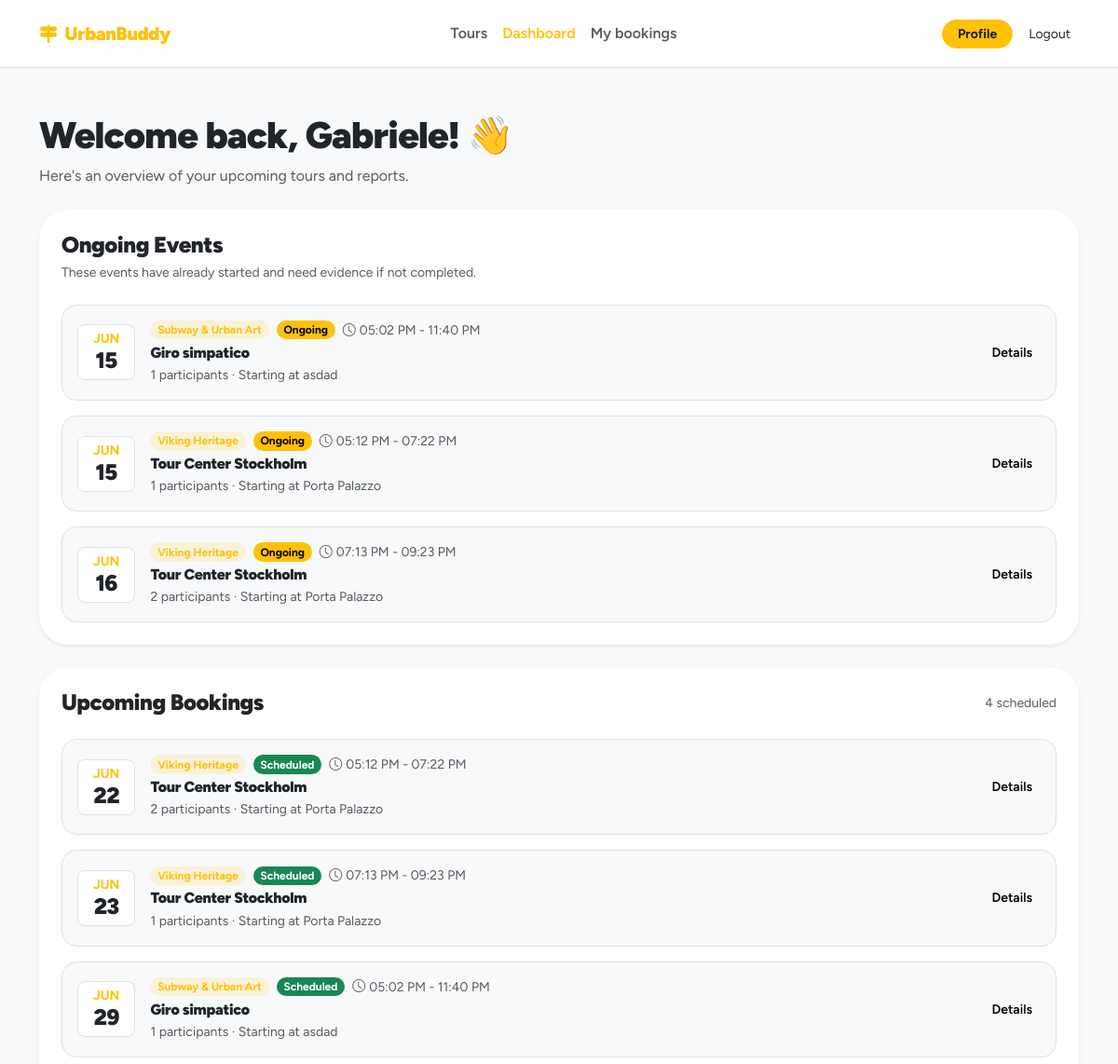
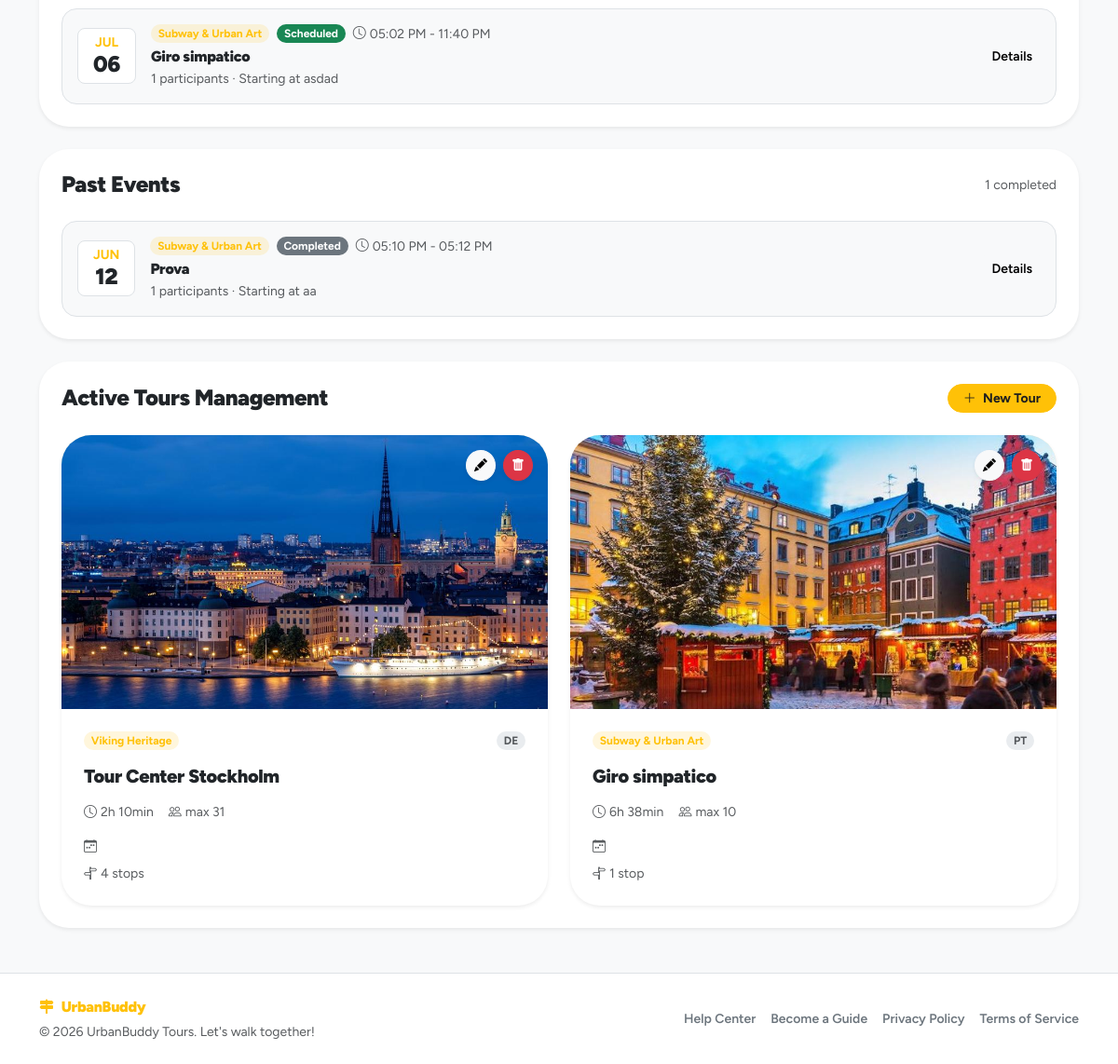
Page /dashboard (signed in) on the committed database (2 pictures, top to bottom).
### tables this page shows
CREATE TABLE "users" (
	"id"	TEXT,
	"email"	TEXT NOT NULL UNIQUE,
	"password_hash"	TEXT NOT NULL,
	"first_name"	TEXT NOT NULL,
	"last_name"	TEXT NOT NULL,
	"username"	TEXT NOT NULL,
	"role"	BLOB NOT NULL CHECK("role" IN ('guide', 'participant', 'admin')),
	"created_at"	TEXT DEFAULT CURRENT_TIMESTAMP,
	"updated_at"	TEXT DEFAULT CURRENT_TIMESTAMP,
	"profile_photo"	TEXT,
	PRIMARY KEY("id")
);

CREATE TABLE themes (
    id INTEGER PRIMARY KEY AUTOINCREMENT, -- Manteniamo autoincrement (Tabella di dominio)
    name TEXT UNIQUE NOT NULL,
	slug TEXT UNIQUE NOT NULL,
    icon TEXT,
    created_at TEXT DEFAULT CURRENT_TIMESTAMP
, primary_color TEXT DEFAULT '#ffc107');

CREATE TABLE tours (
    id TEXT PRIMARY KEY,  -- UUID
    guide_id TEXT NOT NULL, -- FK verso UUID
    theme_id INTEGER NOT NULL,
    language_id INTEGER NOT NULL,
    title TEXT NOT NULL,
    description TEXT NOT NULL,
    meeting_point TEXT NOT NULL,
    duration INTEGER NOT NULL,
    max_participants INTEGER NOT NULL,
    is_deleted INTEGER DEFAULT 0 CHECK(is_deleted IN (0, 1)),
    created_at TEXT DEFAULT CURRENT_TIMESTAMP,
    updated_at TEXT DEFAULT CURRENT_TIMESTAMP,
    FOREIGN KEY (guide_id) REFERENCES users(id) ON DELETE CASCADE,
    FOREIGN KEY (theme_id) REFERENCES themes(id) ON DELETE RESTRICT,
    FOREIGN KEY (language_id) REFERENCES languages(id) ON DELETE RESTRICT
);

CREATE TABLE tour_events (
    id TEXT PRIMARY KEY, -- UUID
    tour_id TEXT NOT NULL, -- FK verso UUID
    event_date TEXT NOT NULL,
    start_time TEXT NOT NULL,
    status TEXT NOT NULL DEFAULT 'scheduled' CHECK(status IN ('scheduled', 'cancelled', 'completed')),
    actual_participants INTEGER,
    evidence_photo TEXT,
    created_at TEXT DEFAULT CURRENT_TIMESTAMP,
    updated_at TEXT DEFAULT CURRENT_TIMESTAMP,
    FOREIGN KEY (tour_id) REFERENCES tours(id),
    UNIQUE(tour_id, event_date)
);

CREATE TABLE tour_photos (
    id TEXT PRIMARY KEY, -- UUID
    tour_id TEXT NOT NULL, -- FK verso UUID
    filename TEXT NOT NULL,
    created_at TEXT DEFAULT CURRENT_TIMESTAMP,
    FOREIGN KEY (tour_id) REFERENCES tours(id) ON DELETE CASCADE
);

### app/guide_dashboard/routes.py (the view)
@guide_dashboard_bp.route("/dashboard", methods=["GET"])
@login_required
def dashboard():
    require_guide()
    tours = ToursDAO.list_tours_by_guide(current_user.id)
    for tour in tours:
        tour.theme = ThemesDAO.get_theme_by_id(tour.theme_id)
        tour.language = LanguagesDAO.get_language_by_id(tour.language_id)
        tour.production_photos = TourPhotosDAO.list_photos_by_tour(tour.id)
        tour.weekly_slots = TourWeeklySlotsDAO.list_slots_by_tour(tour.id)
        tour.stops = TourStopsDAO.list_stops_by_tour(tour.id)
    events = TourEventsDAO.list_events_by_guide(current_user.id)
    for event in events:
        event.tour = ToursDAO.get_tour_by_id(event.tour_id)
        if event.tour is not None:
            event.tour.theme = ThemesDAO.get_theme_by_id(event.tour.theme_id)
            event.tour.language = LanguagesDAO.get_language_by_id(event.tour.language_id)
    dashboard_event_lists = build_dashboard_event_lists(events)
    return render_template(
        "guide_dashboard/dashboard.html",
        dashboard_tours=build_dashboard_tours(tours),
        **dashboard_event_lists,
    )

### app/templates/guide_dashboard/dashboard.html (shortened to what this page needs)
{% extends "base.html" %}
{% block content %}
<section class="py-5">
    <div class="container">
        <div class="mb-4">
            <h1 class="fw-black mb-2">
                Welcome back, {{ current_user.first_name }}! 👋
            </h1>
            <p class="text-body-secondary mb-0">
                Here's an overview of your upcoming tours and reports.
            </p>
        </div>
        {% if dashboard_ongoing_events %}
            <div class="card border-0 shadow-sm rounded-5 mb-4">
                <div class="card-body p-4">
                    <div class="d-flex align-items-center justify-content-between mb-4">
                        <div>
                            <h2 class="h4 fw-black mb-1">
                                Ongoing Events
                            </h2>
                            <p class="small text-body-secondary mb-0">
                                These events have already started and need evidence if not completed.
                            </p>
                        </div>
                    </div>
                    <div class="vstack gap-3">
                        {% for event in dashboard_ongoing_events %}
                            {% include "components/booking_row.html" %}
                        {% endfor %}
                    </div>
                </div>
            </div>
        {% endif %}
        <div class="card border-0 shadow-sm rounded-5 mb-4">
            <div class="card-body p-4">
                <div class="d-flex align-items-center justify-content-between mb-4">
                    <h2 class="h4 fw-black mb-0">
                        Upcoming Bookings
                    </h2>
                    <span class="small text-body-secondary">
                        {{ dashboard_upcoming_events|length }} scheduled
                    </span>
                </div>
                {% if dashboard_upcoming_events %}
                    <div class="vstack gap-3">
                        {% for event in dashboard_upcoming_events %}
                            {% include "components/booking_row.html" %}
                        {% endfor %}
                    </div>
                {% else %}
                    <div class="text-center py-4">
                        <p class="text-body-secondary mb-0">
                            No upcoming bookings yet.
                        </p>
                    </div>
                {% endif %}
            </div>
        </div>
        <div class="card border-0 shadow-sm rounded-5 mb-4">
            <div class="card-body p-4">
                <div class="d-flex align-items-center justify-content-between mb-4">
                    <h2 class="h4 fw-black mb-0">
                        Past Events
                    </h2>
                    <span class="small text-body-secondary">
                        {{ dashboard_past_events|length }} completed
                    </span>
                </div>
                {% if dashboard_past_events %}
                    <div class="vstack gap-3">
                        {% for event in dashboard_past_events %}
                            {% include "components/booking_row.html" %}
                        {% endfor %}
                    </div>
                {% else %}
                    <div class="text-center py-4">
                        <p class="text-body-secondary mb-0">
                            Completed events will appear here.
                        </p>
                    </div>
                {% endif %}
            </div>
        </div>
        <div class="card border-0 shadow-sm rounded-5">
            <div class="card-body p-4">
                <div class="d-flex align-items-center justify-content-between mb-4">
                    <h2 class="h4 fw-black mb-0">
                        Active Tours Management
                    </h2>
                    <a href="{{ url_for('guide_dashboard.create_tour') }}" class="btn ub-btn btn-sm fw-bold rounded-pill px-3">
                        <i class="bi bi-plus-lg me-1"></i>
                        New Tour
                    </a>
                </div>
                {% if dashboard_tours %}
                    <div class="row g-4">
                        {% for tour in dashboard_tours %}
                            <div class="col-md-6">
                                {% set card_variant = "dashboard" %}
                                {% include "components/tour_card.html" %}
                            </div>
                        {% endfor %}
                    </div>
                {% else %}
                    <div class="text-center py-4">
                        <p class="text-body-secondary mb-0">
                            You have not created any tours yet.
                        </p>
                    </div>
                {% endif %}
            </div>
        </div>
    </div>
</section>
{% endblock %}

### app/templates/components/booking_row.html
<div class="border rounded-4 bg-body-tertiary p-3">
    <div class="row align-items-center g-3">
        <div class="col-auto">
            <div class="bg-white border rounded-3 text-center px-3 py-2">
                <div class="small fw-bold ub-text text-uppercase lh-1">
                    {{ event.date_month }}
                </div>
                <div class="h4 fw-black lh-1 mt-1 mb-0">
                    {{ event.date_day }}
                </div>
            </div>
        </div>
        <div class="col">
            <div class="d-flex align-items-center gap-2 flex-wrap mb-1">
                <span class="badge rounded-pill ub-badge-soft">
                    {{ event.theme }}
                </span>
                <span class="badge rounded-pill {{ event.status_class }}">
                    {{ event.status_label }}
                </span>
                <span class="small text-body-secondary">
                    <i class="bi bi-clock me-1"></i>{{ event.time_range }}
                </span>
            </div>
            <h3 class="h6 fw-black mb-1">
                {{ event.title }}
            </h3>
            <p class="small text-body-secondary mb-0">
                {{ event.participants }} participants · Starting at {{ event.meeting_point }}
            </p>
        </div>
        <div class="col-auto">
            <a
                href="{{ url_for('guide_dashboard.event_detail', event_id=event.id) }}"
                class="btn btn-light btn-sm fw-semibold"
            >
                Details
            </a>
        </div>
    </div>
</div>

### app/templates/components/tour_card.html (shortened to what this page needs)
<article class="card tour-card border-0 shadow-sm rounded-5 h-100 overflow-hidden">
    <div class="position-relative">
        <div class="ratio ratio-16x9 ub-bg-soft">
            {% if tour.cover_filename %}
                <img
                    src="{{ url_for('static', filename='uploads/tours/' ~ tour.cover_filename) }}"
                    alt="{{ tour.title }}"
                    class="object-fit-cover"
                >
            {% else %}
                <div class="d-flex align-items-center justify-content-center fs-3 fw-black ub-text">
                    {{ city_name|default("Stockholm") }}
                </div>
            {% endif %}
        </div>
        {% if card_variant is defined and card_variant == "dashboard" %}
            <div class="position-absolute top-0 end-0 m-3 d-flex gap-2">
                <a
                    href="{{ url_for('guide_dashboard.update_tour', tour_id=tour.id) }}"
                    class="btn btn-light btn-sm rounded-circle shadow-sm p-2 lh-1"
                    aria-label="Edit tour"
                >
                    <i class="bi bi-pencil-fill"></i>
                </a>
                <button
                    type="button"
                    class="btn btn-danger btn-sm rounded-circle shadow-sm p-2 lh-1"
                    data-bs-toggle="modal"
                    data-bs-target="#deleteTourModal-{{ tour.id }}"
                    aria-label="Delete tour"
                >
                    <i class="bi bi-trash-fill"></i>
                </button>
            </div>
        {% else %}
            <span class="badge rounded-pill ub-badge fw-bold position-absolute top-0 end-0 m-3">
                FREE
            </span>
        {% endif %}
    </div>
    <div class="card-body p-4">
        <div class="d-flex align-items-center justify-content-between gap-3 mb-3">
            <span class="badge rounded-pill ub-badge-soft">{{ tour.theme }}</span>
            <span class="badge rounded-pill bg-body-secondary text-body-secondary">{{ tour.language }}</span>
        </div>
        <h3 class="h5 fw-black mb-3">
            {{ tour.title }}
        </h3>
        {% if card_variant is defined and card_variant == "dashboard" %}
            <div class="d-flex flex-wrap gap-3 small text-body-secondary mb-3">
                <span><i class="bi bi-clock me-1"></i>{{ tour.duration }}</span>
                <span><i class="bi bi-people me-1"></i>max {{ tour.max_participants }}</span>
            </div>
            <div class="vstack gap-2 small text-body-secondary">
                <div><i class="bi bi-calendar-week me-1"></i>{{ tour.schedule }}</div>
                <div><i class="bi bi-signpost-split me-1"></i>{{ tour.stops_count }}</div>
            </div>
        {% endif %}
    </div>
</article>

### rows in the picture
users: first_name "Gabriele"
themes: theme "Subway & Urban Art" "Subway & Urban Art" "Subway & Urban Art", theme "Subway & Urban Art"
tours: title "Giro simpatico" "Giro simpatico" "Giro simpatico", meeting_point "asdad" "asdad" "asdad", title "Giro simpatico"
themes: theme "Viking Heritage" "Viking Heritage" "Viking Heritage" "Viking Heritage", theme "Viking Heritage"
tours: title "Tour Center Stockholm" "Tour Center Stockholm" "Tour Center Stockholm" "Tour Center Stockholm", meeting_point "Porta Palazzo" "Porta Palazzo" "Porta Palazzo" "Porta Palazzo", title "Tour Center Stockholm"
tour_events: date_month "JUN", date_day "12", theme "Subway & Urban Art", status_label "Completed", time_range "05:10 PM - 05:12 PM", title "Prova", participants "1", meeting_point "aa"
tour_photos: filename (picture)
tour_photos: filename (picture)

### other values in the picture
{{ event.date_month }} "JUN" "JUN" "JUN" "JUN" "JUN" "JUN" "JUL"
{{ event.date_day }} "15" "15" "16" "22" "23" "29" "06"
{{ event.status_label }} "Ongoing" "Ongoing" "Ongoing" "Scheduled" "Scheduled" "Scheduled" "Scheduled"
{{ event.time_range }} "05:02 PM - 11:40 PM" "05:12 PM - 07:22 PM" "07:13 PM - 09:23 PM" "05:12 PM - 07:22 PM" "07:13 PM - 09:23 PM" "05:02 PM - 11:40 PM" "05:02 PM - 11:40 PM"
{{ event.participants }} "1" "1" "2" "2" "1" "1" "1"
{{ dashboard_upcoming_events|length }} "4"
{{ dashboard_past_events|length }} "1"
{{ tour.language }} "DE" "PT"
{{ tour.duration }} "2h 10min" "6h 38min"
{{ tour.max_participants }} "31" "10"
{{ tour.stops_count }} "4 stops" "1 stop"
